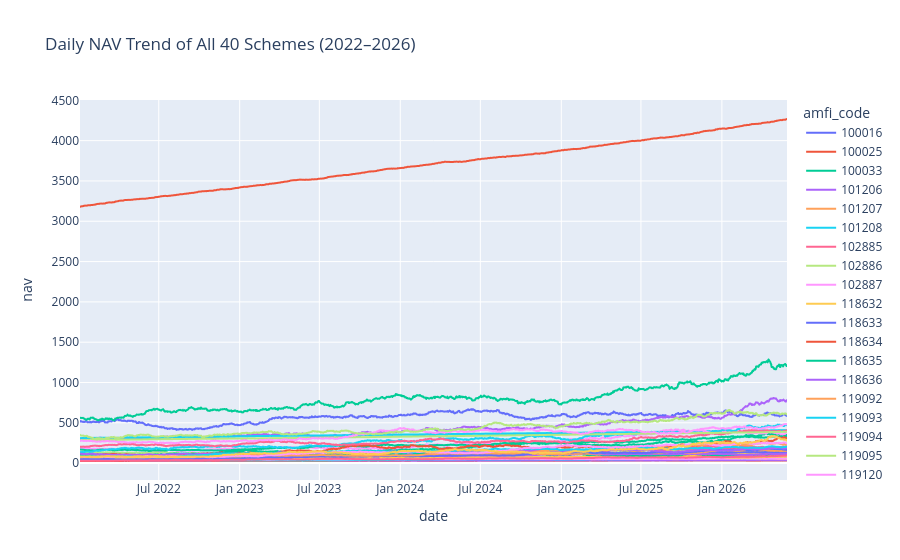

Here is the notebook cell this chart was saved with:
### Code cell
# NAV Trend Analysis

nav["date"] = pd.to_datetime(nav["date"])

fig = px.line(
    nav,
    x="date",
    y="nav",
    color="amfi_code",
    title="Daily NAV Trend of All 40 Schemes (2022–2026)"
)

fig.show()

### Figure 1 — Plotly figure (JSON) as saved in the notebook; plotly's stock layout.template omitted (floating-point values rounded to 4 significant figures; data arrays with more than 128 entries replaced by an {"elided": "..."} marker saying what was removed)
{"data": [{"hovertemplate": "amfi_code=100016<br>date=%{x}<br>nav=%{y}<extra></extra>", "legendgroup": "100016", "line": {"color": "#636efa", "dash": "solid"}, "marker": {"symbol": "circle"}, "mode": "lines", "name": "100016", "showlegend": true, "type": "scattergl", "x": {"elided": "1150 str values"}, "xaxis": "x", "y": {"elided": "1150 float values"}, "yaxis": "y"}, {"hovertemplate": "amfi_code=100025<br>date=%{x}<br>nav=%{y}<extra></extra>", "legendgroup": "100025", "line": {"color": "#EF553B", "dash": "solid"}, "marker": {"symbol": "circle"}, "mode": "lines", "name": "100025", "showlegend": true, "type": "scattergl", "x": {"elided": "1150 str values"}, "xaxis": "x", "y": {"elided": "1150 float values"}, "yaxis": "y"}, {"hovertemplate": "amfi_code=100033<br>date=%{x}<br>nav=%{y}<extra></extra>", "legendgroup": "100033", "line": {"color": "#00cc96", "dash": "solid"}, "marker": {"symbol": "circle"}, "mode": "lines", "name": "100033", "showlegend": true, "type": "scattergl", "x": {"elided": "1150 str values"}, "xaxis": "x", "y": {"elided": "1150 float values"}, "yaxis": "y"}, {"hovertemplate": "amfi_code=101206<br>date=%{x}<br>nav=%{y}<extra></extra>", "legendgroup": "101206", "line": {"color": "#ab63fa", "dash": "solid"}, "marker": {"symbol": "circle"}, "mode": "lines", "name": "101206", "showlegend": true, "type": "scattergl", "x": {"elided": "1150 str values"}, "xaxis": "x", "y": {"elided": "1150 float values"}, "yaxis": "y"}, {"hovertemplate": "amfi_code=101207<br>date=%{x}<br>nav=%{y}<extra></extra>", "legendgroup": "101207", "line": {"color": "#FFA15A", "dash": "solid"}, "marker": {"symbol": "circle"}, "mode": "lines", "name": "101207", "showlegend": true, "type": "scattergl", "x": {"elided": "1150 str values"}, "xaxis": "x", "y": {"elided": "1150 float values"}, "yaxis": "y"}, {"hovertemplate": "amfi_code=101208<br>date=%{x}<br>nav=%{y}<extra></extra>", "legendgroup": "101208", "line": {"color": "#19d3f3", "dash": "solid"}, "marker": {"symbol": "circle"}, "mode": "lines", "name": "101208", "showlegend": true, "type": "scattergl", "x": {"elided": "1150 str values"}, "xaxis": "x", "y": {"elided": "1150 float values"}, "yaxis": "y"}, {"hovertemplate": "amfi_code=102885<br>date=%{x}<br>nav=%{y}<extra></extra>", "legendgroup": "102885", "line": {"color": "#FF6692", "dash": "solid"}, "marker": {"symbol": "circle"}, "mode": "lines", "name": "102885", "showlegend": true, "type": "scattergl", "x": {"elided": "1150 str values"}, "xaxis": "x", "y": {"elided": "1150 float values"}, "yaxis": "y"}, {"hovertemplate": "amfi_code=102886<br>date=%{x}<br>nav=%{y}<extra></extra>", "legendgroup": "102886", "line": {"color": "#B6E880", "dash": "solid"}, "marker": {"symbol": "circle"}, "mode": "lines", "name": "102886", "showlegend": true, "type": "scattergl", "x": {"elided": "1150 str values"}, "xaxis": "x", "y": {"elided": "1150 float values"}, "yaxis": "y"}, {"hovertemplate": "amfi_code=102887<br>date=%{x}<br>nav=%{y}<extra></extra>", "legendgroup": "102887", "line": {"color": "#FF97FF", "dash": "solid"}, "marker": {"symbol": "circle"}, "mode": "lines", "name": "102887", "showlegend": true, "type": "scattergl", "x": {"elided": "1150 str values"}, "xaxis": "x", "y": {"elided": "1150 float values"}, "yaxis": "y"}, {"hovertemplate": "amfi_code=118632<br>date=%{x}<br>nav=%{y}<extra></extra>", "legendgroup": "118632", "line": {"color": "#FECB52", "dash": "solid"}, "marker": {"symbol": "circle"}, "mode": "lines", "name": "118632", "showlegend": true, "type": "scattergl", "x": {"elided": "1150 str values"}, "xaxis": "x", "y": {"elided": "1150 float values"}, "yaxis": "y"}, {"hovertemplate": "amfi_code=118633<br>date=%{x}<br>nav=%{y}<extra></extra>", "legendgroup": "118633", "line": {"color": "#636efa", "dash": "solid"}, "marker": {"symbol": "circle"}, "mode": "lines", "name": "118633", "showlegend": true, "type": "scattergl", "x": {"elided": "1150 str values"}, "xaxis": "x", "y": {"elided": "1150 float values"}, "yaxis": "y"}, {"hovertemplate": "amfi_code=118634<br>date=%{x}<br>nav=%{y}<extra></extra>", "legendgroup": "118634", "line": {"color": "#EF553B", "dash": "solid"}, "marker": {"symbol": "circle"}, "mode": "lines", "name": "118634", "showlegend": true, "type": "scattergl", "x": {"elided": "1150 str values"}, "xaxis": "x", "y": {"elided": "1150 float values"}, "yaxis": "y"}, {"hovertemplate": "amfi_code=118635<br>date=%{x}<br>nav=%{y}<extra></extra>", "legendgroup": "118635", "line": {"color": "#00cc96", "dash": "solid"}, "marker": {"symbol": "circle"}, "mode": "lines", "name": "118635", "showlegend": true, "type": "scattergl", "x": {"elided": "1150 str values"}, "xaxis": "x", "y": {"elided": "1150 float values"}, "yaxis": "y"}, {"hovertemplate": "amfi_code=118636<br>date=%{x}<br>nav=%{y}<extra></extra>", "legendgroup": "118636", "line": {"color": "#ab63fa", "dash": "solid"}, "marker": {"symbol": "circle"}, "mode": "lines", "name": "118636", "showlegend": true, "type": "scattergl", "x": {"elided": "1150 str values"}, "xaxis": "x", "y": {"elided": "1150 float values"}, "yaxis": "y"}, {"hovertemplate": "amfi_code=119092<br>date=%{x}<br>nav=%{y}<extra></extra>", "legendgroup": "119092", "line": {"color": "#FFA15A", "dash": "solid"}, "marker": {"symbol": "circle"}, "mode": "lines", "name": "119092", "showlegend": true, "type": "scattergl", "x": {"elided": "1150 str values"}, "xaxis": "x", "y": {"elided": "1150 float values"}, "yaxis": "y"}, {"hovertemplate": "amfi_code=119093<br>date=%{x}<br>nav=%{y}<extra></extra>", "legendgroup": "119093", "line": {"color": "#19d3f3", "dash": "solid"}, "marker": {"symbol": "circle"}, "mode": "lines", "name": "119093", "showlegend": true, "type": "scattergl", "x": {"elided": "1150 str values"}, "xaxis": "x", "y": {"elided": "1150 float values"}, "yaxis": "y"}, {"hovertemplate": "amfi_code=119094<br>date=%{x}<br>nav=%{y}<extra></extra>", "legendgroup": "119094", "line": {"color": "#FF6692", "dash": "solid"}, "marker": {"symbol": "circle"}, "mode": "lines", "name": "119094", "showlegend": true, "type": "scattergl", "x": {"elided": "1150 str values"}, "xaxis": "x", "y": {"elided": "1150 float values"}, "yaxis": "y"}, {"hovertemplate": "amfi_code=119095<br>date=%{x}<br>nav=%{y}<extra></extra>", "legendgroup": "119095", "line": {"color": "#B6E880", "dash": "solid"}, "marker": {"symbol": "circle"}, "mode": "lines", "name": "119095", "showlegend": true, "type": "scattergl", "x": {"elided": "1150 str values"}, "xaxis": "x", "y": {"elided": "1150 float values"}, "yaxis": "y"}, {"hovertemplate": "amfi_code=119120<br>date=%{x}<br>nav=%{y}<extra></extra>", "legendgroup": "119120", "line": {"color": "#FF97FF", "dash": "solid"}, "marker": {"symbol": "circle"}, "mode": "lines", "name": "119120", "showlegend": true, "type": "scattergl", "x": {"elided": "1150 str values"}, "xaxis": "x", "y": {"elided": "1150 float values"}, "yaxis": "y"}, {"hovertemplate": "amfi_code=119551<br>date=%{x}<br>nav=%{y}<extra></extra>", "legendgroup": "119551", "line": {"color": "#FECB52", "dash": "solid"}, "marker": {"symbol": "circle"}, "mode": "lines", "name": "119551", "showlegend": true, "type": "scattergl", "x": {"elided": "1150 str values"}, "xaxis": "x", "y": {"elided": "1150 float values"}, "yaxis": "y"}, {"hovertemplate": "amfi_code=119552<br>date=%{x}<br>nav=%{y}<extra></extra>", "legendgroup": "119552", "line": {"color": "#636efa", "dash": "solid"}, "marker": {"symbol": "circle"}, "mode": "lines", "name": "119552", "showlegend": true, "type": "scattergl", "x": {"elided": "1150 str values"}, "xaxis": "x", "y": {"elided": "1150 float values"}, "yaxis": "y"}, {"hovertemplate": "amfi_code=119598<br>date=%{x}<br>nav=%{y}<extra></extra>", "legendgroup": "119598", "line": {"color": "#EF553B", "dash": "solid"}, "marker": {"symbol": "circle"}, "mode": "lines", "name": "119598", "showlegend": true, "type": "scattergl", "x": {"elided": "1150 str values"}, "xaxis": "x", "y": {"elided": "1150 float values"}, "yaxis": "y"}, {"hovertemplate": "amfi_code=119599<br>date=%{x}<br>nav=%{y}<extra></extra>", "legendgroup": "119599", "line": {"color": "#00cc96", "dash": "solid"}, "marker": {"symbol": "circle"}, "mode": "lines", "name": "119599", "showlegend": true, "type": "scattergl", "x": {"elided": "1150 str values"}, "xaxis": "x", "y": {"elided": "1150 float values"}, "yaxis": "y"}, {"hovertemplate": "amfi_code=120503<br>date=%{x}<br>nav=%{y}<extra></extra>", "legendgroup": "120503", "line": {"color": "#ab63fa", "dash": "solid"}, "marker": {"symbol": "circle"}, "mode": "lines", "name": "120503", "showlegend": true, "type": "scattergl", "x": {"elided": "1150 str values"}, "xaxis": "x", "y": {"elided": "1150 float values"}, "yaxis": "y"}, {"hovertemplate": "amfi_code=120504<br>date=%{x}<br>nav=%{y}<extra></extra>", "legendgroup": "120504", "line": {"color": "#FFA15A", "dash": "solid"}, "marker": {"symbol": "circle"}, "mode": "lines", "name": "120504", "showlegend": true, "type": "scattergl", "x": {"elided": "1150 str values"}, "xaxis": "x", "y": {"elided": "1150 float values"}, "yaxis": "y"}, {"hovertemplate": "amfi_code=120505<br>date=%{x}<br>nav=%{y}<extra></extra>", "legendgroup": "120505", "line": {"color": "#19d3f3", "dash": "solid"}, "marker": {"symbol": "circle"}, "mode": "lines", "name": "120505", "showlegend": true, "type": "scattergl", "x": {"elided": "1150 str values"}, "xaxis": "x", "y": {"elided": "1150 float values"}, "yaxis": "y"}, {"hovertemplate": "amfi_code=120506<br>date=%{x}<br>nav=%{y}<extra></extra>", "legendgroup": "120506", "line": {"color": "#FF6692", "dash": "solid"}, "marker": {"symbol": "circle"}, "mode": "lines", "name": "120506", "showlegend": true, "type": "scattergl", "x": {"elided": "1150 str values"}, "xaxis": "x", "y": {"elided": "1150 float values"}, "yaxis": "y"}, {"hovertemplate": "amfi_code=120507<br>date=%{x}<br>nav=%{y}<extra></extra>", "legendgroup": "120507", "line": {"color": "#B6E880", "dash": "solid"}, "marker": {"symbol": "circle"}, "mode": "lines", "name": "120507", "showlegend": true, "type": "scattergl", "x": {"elided": "1150 str values"}, "xaxis": "x", "y": {"elided": "1150 float values"}, "yaxis": "y"}, {"hovertemplate": "amfi_code=120841<br>date=%{x}<br>nav=%{y}<extra></extra>", "legendgroup": "120841", "line": {"color": "#FF97FF", "dash": "solid"}, "marker": {"symbol": "circle"}, "mode": "lines", "name": "120841", "showlegend": true, "type": "scattergl", "x": {"elided": "1150 str values"}, "xaxis": "x", "y": {"elided": "1150 float values"}, "yaxis": "y"}, {"hovertemplate": "amfi_code=120842<br>date=%{x}<br>nav=%{y}<extra></extra>", "legendgroup": "120842", "line": {"color": "#FECB52", "dash": "solid"}, "marker": {"symbol": "circle"}, "mode": "lines", "name": "120842", "showlegend": true, "type": "scattergl", "x": {"elided": "1150 str values"}, "xaxis": "x", "y": {"elided": "1150 float values"}, "yaxis": "y"}, {"hovertemplate": "amfi_code=120843<br>date=%{x}<br>nav=%{y}<extra></extra>", "legendgroup": "120843", "line": {"color": "#636efa", "dash": "solid"}, "marker": {"symbol": "circle"}, "mode": "lines", "name": "120843", "showlegend": true, "type": "scattergl", "x": {"elided": "1150 str values"}, "xaxis": "x", "y": {"elided": "1150 float values"}, "yaxis": "y"}, {"hovertemplate": "amfi_code=120844<br>date=%{x}<br>nav=%{y}<extra></extra>", "legendgroup": "120844", "line": {"color": "#EF553B", "dash": "solid"}, "marker": {"symbol": "circle"}, "mode": "lines", "name": "120844", "showlegend": true, "type": "scattergl", "x": {"elided": "1150 str values"}, "xaxis": "x", "y": {"elided": "1150 float values"}, "yaxis": "y"}, {"hovertemplate": "amfi_code=125497<br>date=%{x}<br>nav=%{y}<extra></extra>", "legendgroup": "125497", "line": {"color": "#00cc96", "dash": "solid"}, "marker": {"symbol": "circle"}, "mode": "lines", "name": "125497", "showlegend": true, "type": "scattergl", "x": {"elided": "1150 str values"}, "xaxis": "x", "y": {"elided": "1150 float values"}, "yaxis": "y"}, {"hovertemplate": "amfi_code=125498<br>date=%{x}<br>nav=%{y}<extra></extra>", "legendgroup": "125498", "line": {"color": "#ab63fa", "dash": "solid"}, "marker": {"symbol": "circle"}, "mode": "lines", "name": "125498", "showlegend": true, "type": "scattergl", "x": {"elided": "1150 str values"}, "xaxis": "x", "y": {"elided": "1150 float values"}, "yaxis": "y"}, {"hovertemplate": "amfi_code=148567<br>date=%{x}<br>nav=%{y}<extra></extra>", "legendgroup": "148567", "line": {"color": "#FFA15A", "dash": "solid"}, "marker": {"symbol": "circle"}, "mode": "lines", "name": "148567", "showlegend": true, "type": "scattergl", "x": {"elided": "1150 str values"}, "xaxis": "x", "y": {"elided": "1150 float values"}, "yaxis": "y"}, {"hovertemplate": "amfi_code=148568<br>date=%{x}<br>nav=%{y}<extra></extra>", "legendgroup": "148568", "line": {"color": "#19d3f3", "dash": "solid"}, "marker": {"symbol": "circle"}, "mode": "lines", "name": "148568", "showlegend": true, "type": "scattergl", "x": {"elided": "1150 str values"}, "xaxis": "x", "y": {"elided": "1150 float values"}, "yaxis": "y"}, {"hovertemplate": "amfi_code=148569<br>date=%{x}<br>nav=%{y}<extra></extra>", "legendgroup": "148569", "line": {"color": "#FF6692", "dash": "solid"}, "marker": {"symbol": "circle"}, "mode": "lines", "name": "148569", "showlegend": true, "type": "scattergl", "x": {"elided": "1150 str values"}, "xaxis": "x", "y": {"elided": "1150 float values"}, "yaxis": "y"}, {"hovertemplate": "amfi_code=149322<br>date=%{x}<br>nav=%{y}<extra></extra>", "legendgroup": "149322", "line": {"color": "#B6E880", "dash": "solid"}, "marker": {"symbol": "circle"}, "mode": "lines", "name": "149322", "showlegend": true, "type": "scattergl", "x": {"elided": "1150 str values"}, "xaxis": "x", "y": {"elided": "1150 float values"}, "yaxis": "y"}, {"hovertemplate": "amfi_code=149323<br>date=%{x}<br>nav=%{y}<extra></extra>", "legendgroup": "149323", "line": {"color": "#FF97FF", "dash": "solid"}, "marker": {"symbol": "circle"}, "mode": "lines", "name": "149323", "showlegend": true, "type": "scattergl", "x": {"elided": "1150 str values"}, "xaxis": "x", "y": {"elided": "1150 float values"}, "yaxis": "y"}, {"hovertemplate": "amfi_code=149324<br>date=%{x}<br>nav=%{y}<extra></extra>", "legendgroup": "149324", "line": {"color": "#FECB52", "dash": "solid"}, "marker": {"symbol": "circle"}, "mode": "lines", "name": "149324", "showlegend": true, "type": "scattergl", "x": {"elided": "1150 str values"}, "xaxis": "x", "y": {"elided": "1150 float values"}, "yaxis": "y"}], "layout": {"legend": {"title": {"text": "amfi_code"}, "tracegroupgap": 0}, "title": {"text": "Daily NAV Trend of All 40 Schemes (2022–2026)"}, "xaxis": {"anchor": "y", "domain": [0, 1], "title": {"text": "date"}}, "yaxis": {"anchor": "x", "domain": [0, 1], "title": {"text": "nav"}}}}
